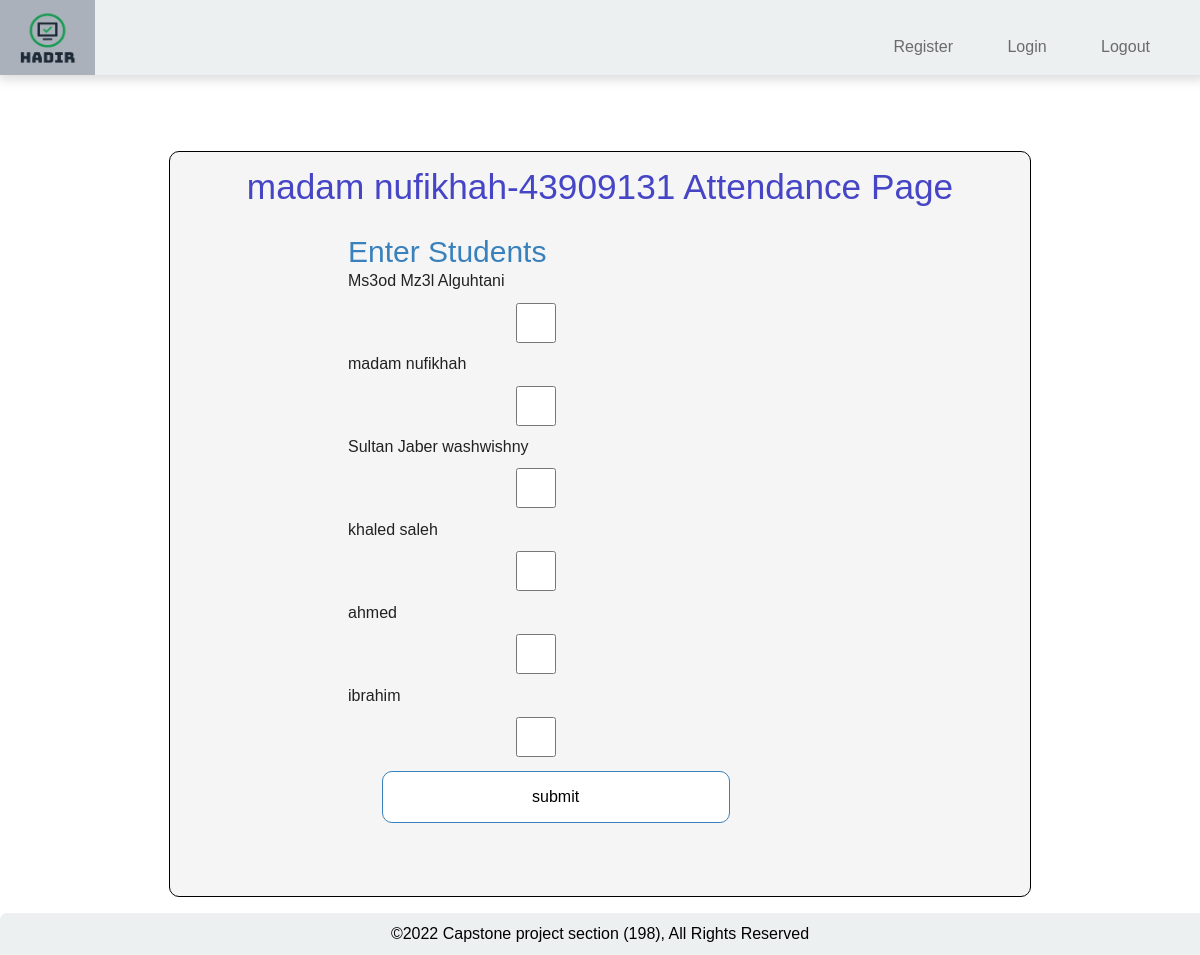
Screenshot of /Hadir/Classes/madam nufikhah-43909131/Attendance (signed in) with the database file from the repository.
### HadirApp/models.py (models this page shows)
class Student(models.Model):
    name = models.CharField(max_length=60)
    student_id = models.CharField(
        primary_key=True, max_length=8, validators=[RegexValidator(r'^(4)(\d{7})$')])
    student_absence = models.IntegerField(default=0)
    reg_date = models.DateTimeField('date registered',  auto_now_add=True)
    classes = models.ManyToManyField(Class)
    precense = models.BooleanField(default=False)
    def __str__(self):
        return self.name

### HadirApp/views.py (the view, shortened to what this page needs)
@login_required(login_url='./login')
def attendance(request, class_name, class_id):
    today = date.today()
    print(today)
    students = Student.objects.all()
    context = {'students': students,
               'class_name': class_name, 'class_id': class_id}
    return render(request, 'HadirApp/take_attendance.html', context)

### HadirApp/templates/HadirApp/take_attendance.html (shortened to what this page needs)
{% extends 'HadirApp/base.html' %}
{% block main_content %}
{% load static %}
<body>
    <div class="container">
        <div class="title">
            <h1> {{class_name}}-{{class_id}} Attendance Page</h1>
        </div>
        <div class="main">
            <div>
                <form action="Results" method="POST">
                    <p>Enter Students</p>
                    {% for student in students%}
                    <label for="{{student}}">{{student}}</label>
                    <input type="checkbox" name="student" value="{{student}}">
                    {% endfor%}
            </div>
            <div>
                <input type="submit" value="submit" class="click">
            </div>
        </div>
    </div>
</body>
</html>
{% endblock %}

### HadirApp/static/Hadir/main.css (style rules this page uses)
* { margin: 0; padding: 0; box-sizing: border-box; font-family: 'Lato', 'Arial', sans-serif; scroll-behavior: smooth; }
body { background-color: #f1f1f1; }
h1, p { text-align: center; line-height: 1.4; }
h1 { font-size: 2.2rem; }
input { border: 0; border-left: 1px solid #ccc; border-radius: 0; outline: 0; padding: 5px; }

### HadirApp/static/Hadir/log-reg-style.css (style rules this page uses)
html { scroll-behavior: smooth; height: 100%; background-image: url('https://images.unsplash.com/photo-1435224668334-0f82ec57b605?ixlib=rb-1.2.1&ixid=MnwxMjA3fDB8MHxwaG90by1yZWxhdGVkfDd8fHxlbnwwfHx8fA%3D%3D&w=1000&q=80'); background-position: center; background-repeat: no-repeat; background-size: cover; }

### HadirApp/static/Hadir/class.css (style rules this page uses)
html { scroll-behavior: smooth; height: 100%; background: #eef0ef; background-position: center; background-repeat: no-repeat; background-size: cover; }
.container { margin: 30px auto; border: 1px transparent; border-radius: 5px; width: 90%; background: #fff; padding: 10px; }
.container h1 { color: rgb(69, 69, 198); margin-bottom: 20px; }

### HadirApp/static/Hadir/attendance.css (style rules this page uses)
body { background-color: #b6b4b4; font-family: Helvetica, sans-serif; color: #222; scroll-behavior: smooth; }
* { margin: 0; padding: 0; border: 0; font-size: 100%; font: inherit; vertical-align: baseline; box-sizing: content-box; }
body { line-height: 1; }

### HadirApp/templates/HadirApp/take_attendance.html (style rules this page uses)
.container { background-color: whitesmoke; width: 70%; margin: 5% auto 0 auto; border-radius: 10px; padding-bottom: 5%; border: 1px solid black; }
.main { margin-left: 20%; }
.title { margin-bottom: 2%; }
.main p { font-size: 30px; color: rgb(57, 129, 188); text-align: left; }
select, input { display: block; margin: 2% 3%; width: 50%; height: 40px; border-radius: 10px; }
input { border: 16px black; border: 1px solid black; }
.click { background-color: #FFF; border: 2px #000; margin-left: 5%; cursor: pointer; transition: .2s ease-in-out 0s; border: 1px solid rgb(57, 129, 188); }

### rows the page displays
Student: name "madam nufikhah"
Student: name "Ms3od Mz3l Alguhtani"
Student: name "Sultan Jaber washwishny"
Student: name "khaled saleh"
Student: name "ahmed"
Student: name "ibrahim"

### other values shown
{{ class_id }} "43909131"
